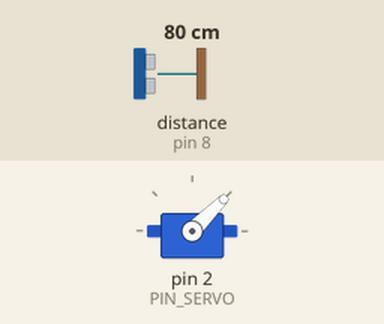
Bench run of a sketch on a simulated Arduino Uno, built with avr-gcc and run on an emulated ATmega328P. On the bench: servo. Wiring (inferred from the names in the program): ultrasonic range finder: trigger pin 7; echo pin 8. The inputs (shaded band) are chosen by the test bench; at power-on: distance to the obstacle (sensor on pin 8) 80 cm. The echo pulse lasts 58.3 µs per cm; what the sketch prints to the serial monitor is not drawn.

Above: at 0.05 s.
At 2.05 s:
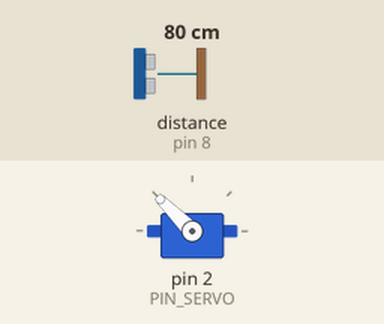
At 4.0 s:
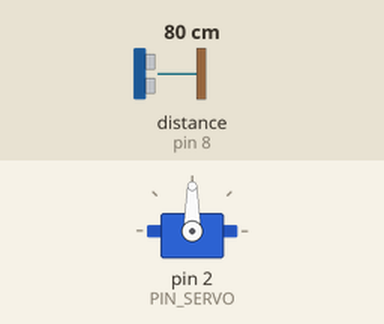
Timing chart, 0 to 5.2 s (numbered marks = the images above):
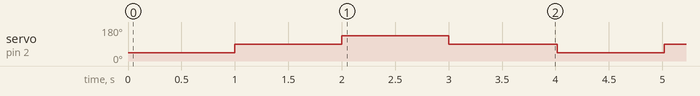

Measured:
- by itself, servo on pin 2 (PIN_SERVO): repeats every 4.0 s: 135° 1.0 s, 90° 1.0 s, 45° 1.0 s, 90° 1.0 s

The sketch:

ultrasonic_range.ino
```cpp
#include "Servo.h"             // Include servo library

#define PIN_SERVO      2       // Define servo pin

#define PIN_SONIC_TRIG    7    // Define Trig pin for ultrasonic sensor
#define PIN_SONIC_ECHO    8    // Define Echo pin for ultrasonic sensor

#define MAX_DISTANCE    1000   // Maximum distance (cm)
#define SONIC_TIMEOUT   (MAX_DISTANCE * 60) // Calculate timeout
#define SOUND_VELOCITY  340    // Sound velocity: 340 m/s

Servo servo;                 // Create servo object
byte servoOffset = 0;        // Change the value for servo calibration
float distance[4];           // Define an array for distances

void setup() {
  Serial.begin(9600);
  pinMode(PIN_SONIC_TRIG, OUTPUT); // Set Trig pin as output
  pinMode(PIN_SONIC_ECHO, INPUT);  // Set Echo pin as input
  servo.attach(PIN_SERVO);         // Initialize servo motor
  servo.write(90 + servoOffset);   // Change offset for servo calibration
}

void loop() {
  moveServo(45);          // Rotate servo to 45 degrees
  delay(1000);
  distance[0] = getDistance(); // Get distance and save it into array

  moveServo(90);          // Rotate servo to 90 degrees
  delay(1000);
  distance[1] = getDistance();

  moveServo(135);         // Rotate servo to 135 degrees
  delay(1000);
  distance[2] = getDistance();

  moveServo(90);          // Rotate servo back to 90 degrees
  delay(1000);
  distance[3] = getDistance();

Serial.print("Distance: Left=");
Serial.print(distance[0]);
Serial.print("cm, Middle=");
Serial.print(distance[1]);
Serial.print("cm, Right=");
Serial.print(distance[2]);
Serial.print("cm, Middle2=");
Serial.print(distance[3]);
Serial.println("cm"); // Print a new line for the next output

}

void moveServo(int angle) {
  servo.write(angle); // Set servo motor to specific angle
}

float getDistance() {
  unsigned long pingTime;
  float distance;

  digitalWrite(PIN_SONIC_TRIG, HIGH); // Activate HC-SR04
  delayMicroseconds(10);
  digitalWrite(PIN_SONIC_TRIG, LOW);
  pingTime = pulseIn(PIN_SONIC_ECHO, HIGH, SONIC_TIMEOUT); // Measure echo time
  if (pingTime != 0)
    distance = (float)pingTime * SOUND_VELOCITY / 2 / 10000; // Calculate distance
  else
    distance = MAX_DISTANCE;
  return distance; // Return distance
}
```
